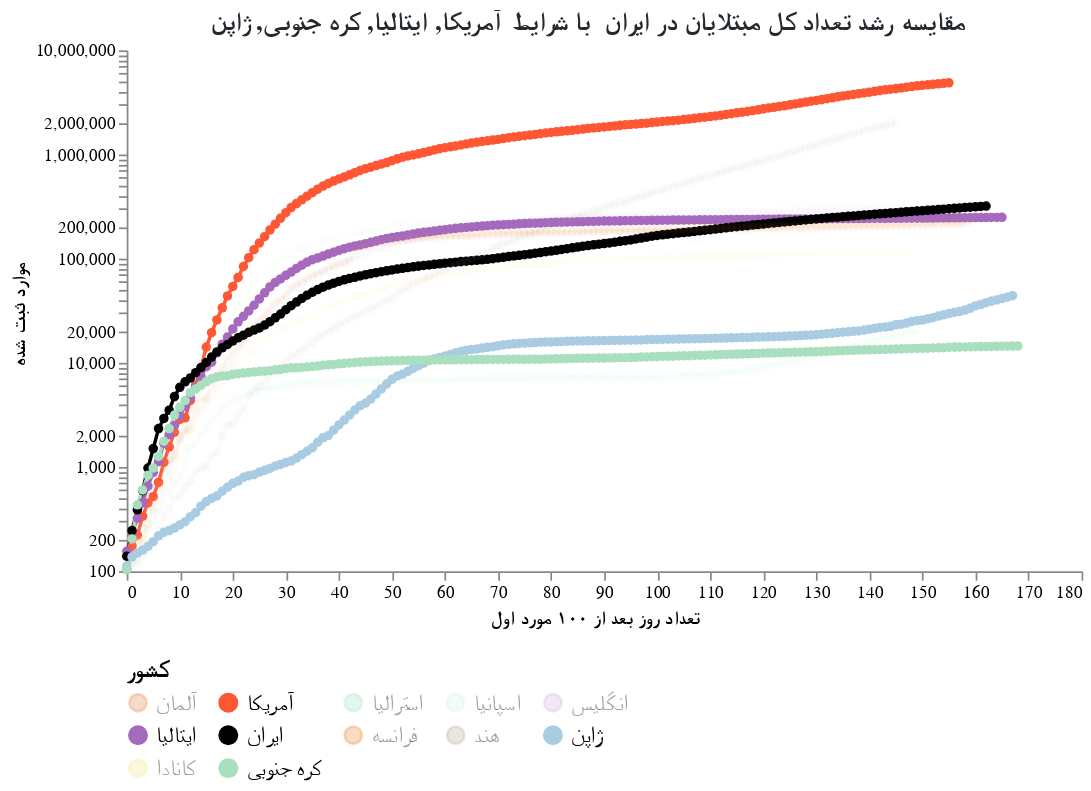

Here is the notebook cell this chart was saved with:
### Code cell
#hide_input
chart2 = make_since_chart(['ایران'])
chart2

### Figure 1 — Vega-Lite specification as saved in the notebook (floating-point values rounded to 4 significant figures; data arrays with more than 128 entries replaced by an {"elided": "..."} marker saying what was removed)
{"config": {"view": {"continuousWidth": 400, "continuousHeight": 300, "strokeOpacity": 0}, "axis": {"grid": false}, "title": {"color": "#24292e", "font": "Tahoma", "fontSize": 15}}, "layer": [{"mark": {"type": "line", "color": "black", "opacity": 0.5, "strokeDash": [3, 3]}, "encoding": {"x": {"type": "quantitative", "field": "Days since 100 cases"}, "y": {"type": "quantitative", "field": "Confirmed Cases"}}}, {"mark": {"type": "text", "align": "right", "color": "#FF5733", "dy": -6, "fontSize": 14, "text": "۳۳٪ رشد روزانه"}, "encoding": {"x": {"type": "quantitative", "field": "Days since 100 cases"}, "y": {"type": "quantitative", "field": "Confirmed Cases"}}, "transform": [{"filter": "(datum['Days since 100 cases'] >= 168)"}]}, {"data": {"name": "data-917e811f4b85fd990cdb20f8049a3410"}, "mark": {"type": "line", "point": true}, "encoding": {"color": {"type": "nominal", "field": "Country", "legend": {"columns": 5, "labelFont": "Tahoma", "labelFontSize": 13, "orient": "bottom", "symbolLimit": 12, "title": "کشور", "titleFont": "Tahoma", "titleFontSize": 14}, "scale": {"domain": ["آلمان", "آمریکا", "استرالیا", "اسپانیا", "انگلیس", "ایتالیا", "ایران", "فرانسه", "هند", "ژاپن", "کانادا", "کره جنوبی"], "range": ["#E59866", "#FF5733", "#ABEBC6", "#D5F5E3", "#D7BDE2", "#A569BD", "black", "#EB984E", "#C1B7AD", "#A9CCE3", "#F9E79F", "#A9DFBF"]}}, "opacity": {"condition": {"value": 1, "selection": "selector001"}, "value": 0.05}, "tooltip": [{"type": "ordinal", "field": "Country", "title": "کشور"}, {"type": "ordinal", "field": "Date", "title": "تاریخ"}, {"type": "ordinal", "field": "Confirmed Cases", "title": "موارد ثبت شده"}, {"type": "ordinal", "field": "Days since 100 cases", "title": " تعداد روز بعد از ۱۰۰ مورد اول"}], "x": {"type": "quantitative", "axis": {"title": " تعداد روز بعد از ۱۰۰ مورد اول", "titleFont": "Tahoma"}, "field": "Days since 100 cases"}, "y": {"type": "quantitative", "axis": {"title": "موارد ثبت شده", "titleFont": "Tahoma"}, "field": "Confirmed Cases", "scale": {"type": "log"}}}, "selection": {"selector001": {"type": "multi", "fields": ["Country"], "bind": "legend", "init": [{"Country": "ایران"}, {"Country": "آمریکا"}, {"Country": "ایتالیا"}, {"Country": "کره جنوبی"}, {"Country": "ژاپن"}]}}, "width": 550}, {"data": {"name": "data-917e811f4b85fd990cdb20f8049a3410"}, "mark": {"type": "text", "align": "right", "dy": -8, "fontWeight": "bold"}, "encoding": {"color": {"type": "nominal", "field": "Country", "legend": {"columns": 5, "labelFont": "Tahoma", "labelFontSize": 13, "orient": "bottom", "symbolLimit": 12, "title": "کشور", "titleFont": "Tahoma", "titleFontSize": 14}, "scale": {"domain": ["آلمان", "آمریکا", "استرالیا", "اسپانیا", "انگلیس", "ایتالیا", "ایران", "فرانسه", "هند", "ژاپن", "کانادا", "کره جنوبی"], "range": ["#E59866", "#FF5733", "#ABEBC6", "#D5F5E3", "#D7BDE2", "#A569BD", "black", "#EB984E", "#C1B7AD", "#A9CCE3", "#F9E79F", "#A9DFBF"]}}, "opacity": {"condition": {"value": 1, "selection": "selector001"}, "value": 0.05}, "text": {"type": "nominal", "field": "Country"}, "tooltip": [{"type": "ordinal", "field": "Country", "title": "کشور"}, {"type": "ordinal", "field": "Date", "title": "تاریخ"}, {"type": "ordinal", "field": "Confirmed Cases", "title": "موارد ثبت شده"}, {"type": "ordinal", "field": "Days since 100 cases", "title": " تعداد روز بعد از ۱۰۰ مورد اول"}], "x": {"type": "quantitative", "axis": {"title": " تعداد روز بعد از ۱۰۰ مورد اول", "titleFont": "Tahoma"}, "field": "Days since 100 cases"}, "y": {"type": "quantitative", "axis": {"title": "موارد ثبت شده", "titleFont": "Tahoma"}, "field": "Confirmed Cases", "scale": {"type": "log"}}}, "transform": [{"filter": "(datum['Date'] >= 1596672000000)"}], "width": 550}], "data": {"name": "data-bcadeb175c1d2b55a12711c2911f88f7"}, "title": "مقایسه رشد تعداد کل مبتلایان در ایران  با شرایط  آمریکا, ایتالیا, کره جنوبی, ژاپن", "$schema": "https://vega.github.io/schema/vega-lite/v4.8.1.json", "datasets": {"data-bcadeb175c1d2b55a12711c2911f88f7": {"elided": "169 records"}, "data-917e811f4b85fd990cdb20f8049a3410": {"elided": "1902 records"}}}
